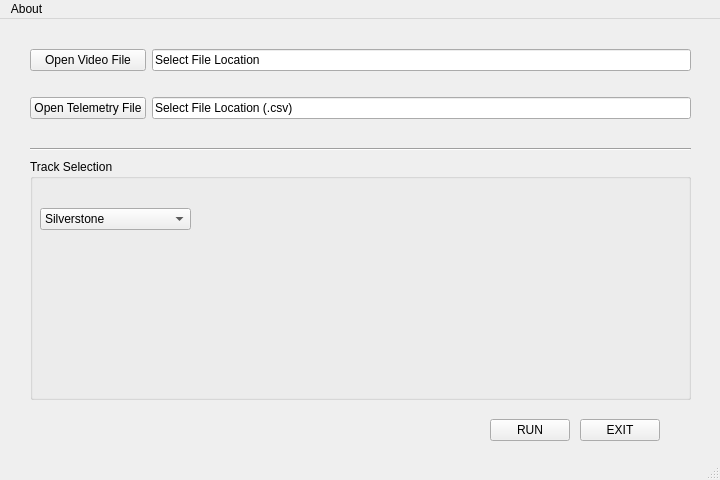
<?xml version="1.0" encoding="UTF-8"?>
<ui version="4.0">
 <class>MainWindow</class>
 <widget class="QMainWindow" name="MainWindow">
  <property name="geometry">
   <rect>
    <x>0</x>
    <y>0</y>
    <width>720</width>
    <height>480</height>
   </rect>
  </property>
  <property name="windowTitle">
   <string>MainWindow</string>
  </property>
  <widget class="QWidget" name="centralwidget">
   <widget class="Line" name="line">
    <property name="geometry">
     <rect>
      <x>30</x>
      <y>120</y>
      <width>661</width>
      <height>20</height>
     </rect>
    </property>
    <property name="orientation">
     <enum>Qt::Horizontal</enum>
    </property>
   </widget>
   <widget class="QGroupBox" name="groupBox">
    <property name="geometry">
     <rect>
      <x>30</x>
      <y>140</y>
      <width>661</width>
      <height>241</height>
     </rect>
    </property>
    <property name="title">
     <string>Track Selection</string>
    </property>
    <widget class="QWidget" name="horizontalLayoutWidget_2">
     <property name="geometry">
      <rect>
       <x>10</x>
       <y>30</y>
       <width>151</width>
       <height>61</height>
      </rect>
     </property>
     <layout class="QHBoxLayout" name="horizontalLayout_2">
      <item>
       <widget class="QComboBox" name="comboBox">
        <item>
         <property name="text">
          <string>Silverstone</string>
         </property>
        </item>
        <item>
         <property name="text">
          <string>Monaco</string>
         </property>
        </item>
        <item>
         <property name="text">
          <string>Montreal</string>
         </property>
        </item>
        <item>
         <property name="text">
          <string>Shangai</string>
         </property>
        </item>
        <item>
         <property name="text">
          <string>Singapore</string>
         </property>
        </item>
        <item>
         <property name="text">
          <string>Belgium</string>
         </property>
        </item>
       </widget>
      </item>
     </layout>
    </widget>
    <widget class="QLabel" name="trackViewer">
     <property name="geometry">
      <rect>
       <x>170</x>
       <y>30</y>
       <width>475</width>
       <height>200</height>
      </rect>
     </property>
     <property name="text">
      <string/>
     </property>
    </widget>
   </widget>
   <widget class="QPushButton" name="pushButton_2">
    <property name="geometry">
     <rect>
      <x>490</x>
      <y>400</y>
      <width>80</width>
      <height>22</height>
     </rect>
    </property>
    <property name="text">
     <string>RUN</string>
    </property>
   </widget>
   <widget class="QPushButton" name="pushButton_3">
    <property name="geometry">
     <rect>
      <x>580</x>
      <y>400</y>
      <width>80</width>
      <height>22</height>
     </rect>
    </property>
    <property name="text">
     <string>EXIT</string>
    </property>
   </widget>
   <widget class="QWidget" name="gridLayoutWidget">
    <property name="geometry">
     <rect>
      <x>30</x>
      <y>10</y>
      <width>661</width>
      <height>111</height>
     </rect>
    </property>
    <layout class="QGridLayout" name="gridLayout">
     <item row="0" column="0">
      <widget class="QPushButton" name="pushButton">
       <property name="text">
        <string>Open Video File</string>
       </property>
      </widget>
     </item>
     <item row="1" column="0">
      <widget class="QPushButton" name="pushButton_4">
       <property name="text">
        <string>Open Telemetry File</string>
       </property>
      </widget>
     </item>
     <item row="0" column="1">
      <widget class="QLineEdit" name="lineEdit">
       <property name="text">
        <string>Select File Location</string>
       </property>
      </widget>
     </item>
     <item row="1" column="1">
      <widget class="QLineEdit" name="lineEdit_2">
       <property name="text">
        <string>Select File Location (.csv)</string>
       </property>
      </widget>
     </item>
    </layout>
   </widget>
  </widget>
  <widget class="QMenuBar" name="menubar">
   <property name="geometry">
    <rect>
     <x>0</x>
     <y>0</y>
     <width>720</width>
     <height>25</height>
    </rect>
   </property>
   <widget class="QMenu" name="menuF1_Trainning">
    <property name="title">
     <string>About</string>
    </property>
    <addaction name="separator"/>
    <addaction name="actionAbout_this_project"/>
   </widget>
   <addaction name="menuF1_Trainning"/>
  </widget>
  <widget class="QStatusBar" name="statusbar"/>
  <action name="actionAbout_this_project">
   <property name="text">
    <string>About this project</string>
   </property>
  </action>
 </widget>
 <resources/>
 <connections/>
</ui>
